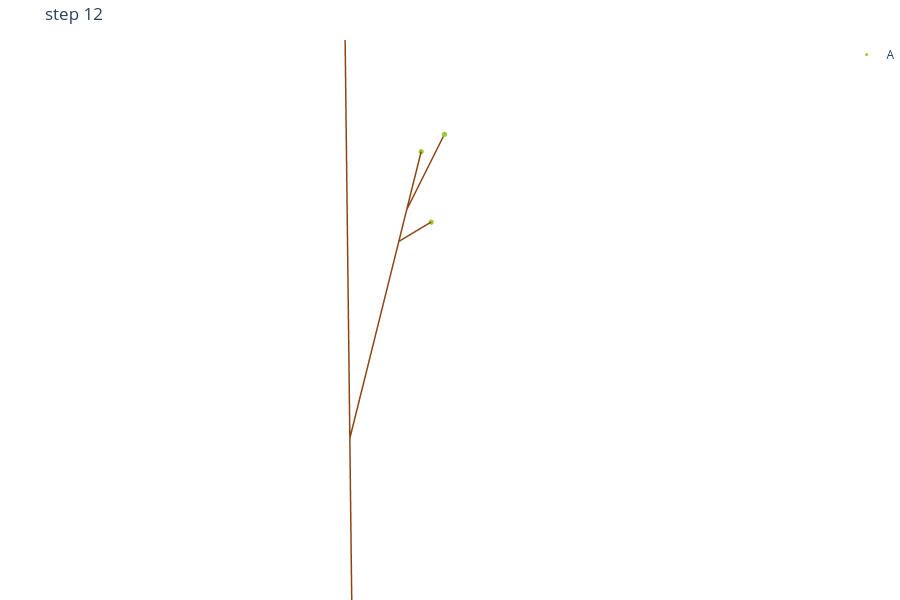

The notebook cell this image was saved under:
### Markdown cell above
### Growing step by step
Each generation is kept in `gens`: look at any step, or print its modules to see what the rules produced.

### Code cell
print(gens[4])
plot(interpret(gens[12]), "step 12", mark_styles={"A": dict(color="yellowgreen", size=3), "O": dict(color="green", size=7)})

### Figure 1 — Plotly figure (JSON) as saved in the notebook; plotly's stock layout.template omitted (floating-point values rounded to 4 significant figures)
{"data": [{"hoverinfo": "skip", "line": {"color": "saddlebrown", "width": 3}, "mode": "lines", "name": "width 1", "showlegend": false, "type": "scatter3d", "x": [0, 0, null, 0, 0, null, 0, 0, null, 0, 0, null, 0, 0, null, 0, 0, null, 0, 0, null, 0, 0, null, 0, 0, null, 0, 0, null, 0, 0, null, 0, 0, null, 0, 0, null, 0, 0.1086, null, 0.1086, 0.2171, null, 0, 0, null, 0, 0, null, 0, 0, null, 0, 0, null, 0, 0, null, 0, 0, null, 0, 0, null, 0, 0, null, 0, 0, null, 0, 0, null], "y": [0, 0, null, 0, 0, null, 0, 0, null, 0, 0, null, 0, 0.1607, null, 0.1607, 0.3214, null, 0.3214, 0.4821, null, 0.4821, 0.6428, null, 0.6428, 0.8035, null, 0.8035, 1.05, null, 1.05, 1.296, null, 1.296, 1.542, null, 0.8035, 0.9642, null, 0.9642, 0.9965, null, 0.9965, 1.029, null, 0.9642, 1.125, null, 1.125, 1.286, null, 0, 0, null, 0, 0, null, 0, 0, null, 0, 0, null, 0, 0, null, 0, 0, null, 0, 0, null, 0, 0, null], "z": [0, 0.25, null, 0.25, 0.5, null, 0.5, 0.75, null, 0.75, 1, null, 1, 1.192, null, 1.192, 1.383, null, 1.383, 1.575, null, 1.575, 1.766, null, 1.766, 1.958, null, 1.958, 2.001, null, 2.001, 2.044, null, 2.044, 2.088, null, 1.958, 2.149, null, 2.149, 2.372, null, 2.372, 2.595, null, 2.149, 2.341, null, 2.341, 2.532, null, 1, 1.25, null, 1.25, 1.5, null, 1.5, 1.75, null, 1.75, 2, null, 2, 2.25, null, 2.25, 2.5, null, 2.5, 2.75, null, 2.75, 3, null]}, {"marker": {"color": "yellowgreen", "size": 3}, "mode": "markers", "name": "A", "type": "scatter3d", "x": [0, 0.2171, 0, 0], "y": [1.542, 1.029, 1.286, 0], "z": [2.088, 2.595, 2.532, 3]}], "layout": {"height": 600, "margin": {"b": 0, "l": 0, "r": 0, "t": 40}, "scene": {"aspectmode": "cube", "camera": {"eye": {"x": 0.35, "y": -1.2, "z": 0.15}, "up": {"x": 0, "y": 0, "z": 1}}, "xaxis": {"range": [-1.466, 1.684], "visible": false}, "yaxis": {"range": [-0.804, 2.346], "visible": false}, "zaxis": {"range": [-0.075, 3.075], "visible": false}}, "title": {"text": "step 12"}}}
